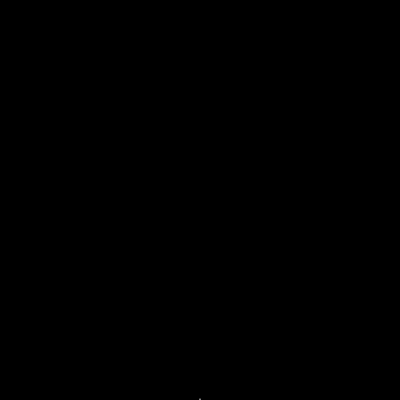
Frame 1 (no input)
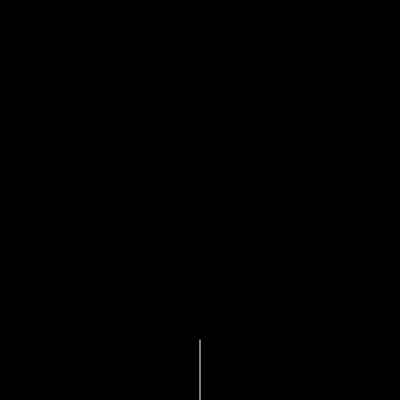
Frame 60 (no input)
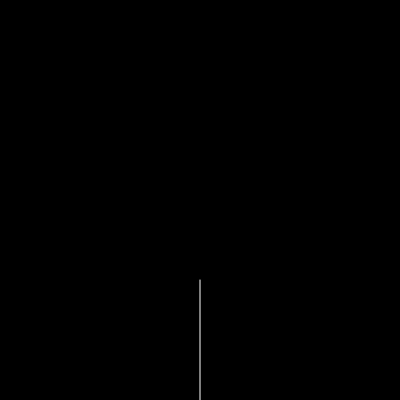
Frame 120 (the mouse pressed at the canvas centre since frame 60)

The p5.js sketch that drew these frames (run headless with seeded random() and noise() and a simulated clock; from frame 60 on, the mouse is pressed at the canvas centre):

// p5.js sketch
// ── sketch.js
let angle = 4;

function setup() {
  createCanvas(400, 400);
  colorMode(RGB);

}

function draw() {
  background(0);
  translate(width / 2, height);
  stroke(255, 255, 255);
  branch(frameCount);

}



function branch(len) {
  strokeWeight(1);
  line(0, 0, 0, -len);
  translate(0, -len);
  len *= 0.7;

  if (len > 90) {
    push();
    rotate(angle);
    branch(len);
    pop();

    push();
    rotate(-angle); 
    branch(len);
    pop();

    
    push();
    rotate(angle + PI / 6);
    branch(len);
    pop();

    push();
    rotate(-angle - PI / 6);
    branch(len);
    pop();
  }
}
